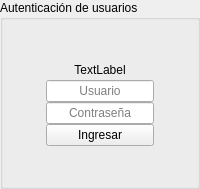
     <widget class="QWidget" name="login_page">
      <property name="sizePolicy">
       <sizepolicy hsizetype="Preferred" vsizetype="Preferred">
        <horstretch>0</horstretch>
        <verstretch>0</verstretch>
       </sizepolicy>
      </property>
      <layout class="QGridLayout" name="gridLayout_5">
       <property name="leftMargin">
        <number>0</number>
       </property>
       <property name="topMargin">
        <number>0</number>
       </property>
       <property name="rightMargin">
        <number>0</number>
       </property>
       <property name="bottomMargin">
        <number>0</number>
       </property>
       <property name="spacing">
        <number>0</number>
       </property>
       <item row="0" column="0">
        <widget class="QGroupBox" name="groupBox">
         <property name="title">
          <string>Autenticación de usuarios</string>
         </property>
         <layout class="QGridLayout" name="gridLayout_4">
          <property name="leftMargin">
           <number>0</number>
          </property>
          <property name="topMargin">
           <number>0</number>
          </property>
          <property name="rightMargin">
           <number>0</number>
          </property>
          <property name="bottomMargin">
           <number>0</number>
          </property>
          <property name="spacing">
           <number>0</number>
          </property>
          <item row="1" column="1">
           <widget class="QLabel" name="label_login_image">
            <property name="text">
             <string>TextLabel</string>
            </property>
            <property name="alignment">
             <set>Qt::AlignCenter</set>
            </property>
           </widget>
          </item>
          <item row="2" column="1">
           <widget class="QLineEdit" name="lineEdit_user">
            <property name="alignment">
             <set>Qt::AlignCenter</set>
            </property>
            <property name="placeholderText">
             <string>Usuario</string>
            </property>
           </widget>
          </item>
          <item row="4" column="1">
           <widget class="QPushButton" name="pushButton_1">
            <property name="text">
             <string>Ingresar</string>
            </property>
            <property name="autoDefault">
             <bool>true</bool>
            </property>
           </widget>
          </item>
          <item row="3" column="1">
           <widget class="QLineEdit" name="lineEdit_password">
            <property name="echoMode">
             <enum>QLineEdit::Password</enum>
            </property>
            <property name="alignment">
             <set>Qt::AlignCenter</set>
            </property>
            <property name="placeholderText">
             <string>Contraseña</string>
            </property>
           </widget>
          </item>
          <item row="0" column="1">
           <spacer name="verticalSpacer">
            <property name="orientation">
             <enum>Qt::Vertical</enum>
            </property>
            <property name="sizeHint" stdset="0">
             <size>
              <width>20</width>
              <height>40</height>
             </size>
            </property>
           </spacer>
          </item>
          <item row="1" column="0">
           <spacer name="horizontalSpacer">
            <property name="orientation">
             <enum>Qt::Horizontal</enum>
            </property>
            <property name="sizeHint" stdset="0">
             <size>
              <width>40</width>
              <height>20</height>
             </size>
            </property>
           </spacer>
          </item>
          <item row="1" column="2">
           <spacer name="horizontalSpacer_2">
            <property name="orientation">
             <enum>Qt::Horizontal</enum>
            </property>
            <property name="sizeHint" stdset="0">
             <size>
              <width>40</width>
              <height>20</height>
             </size>
            </property>
           </spacer>
          </item>
          <item row="5" column="1">
           <spacer name="verticalSpacer_2">
            <property name="orientation">
             <enum>Qt::Vertical</enum>
            </property>
            <property name="sizeHint" stdset="0">
             <size>
              <width>20</width>
              <height>40</height>
             </size>
            </property>
           </spacer>
          </item>
         </layout>
        </widget>
       </item>
      </layout>
     </widget>
